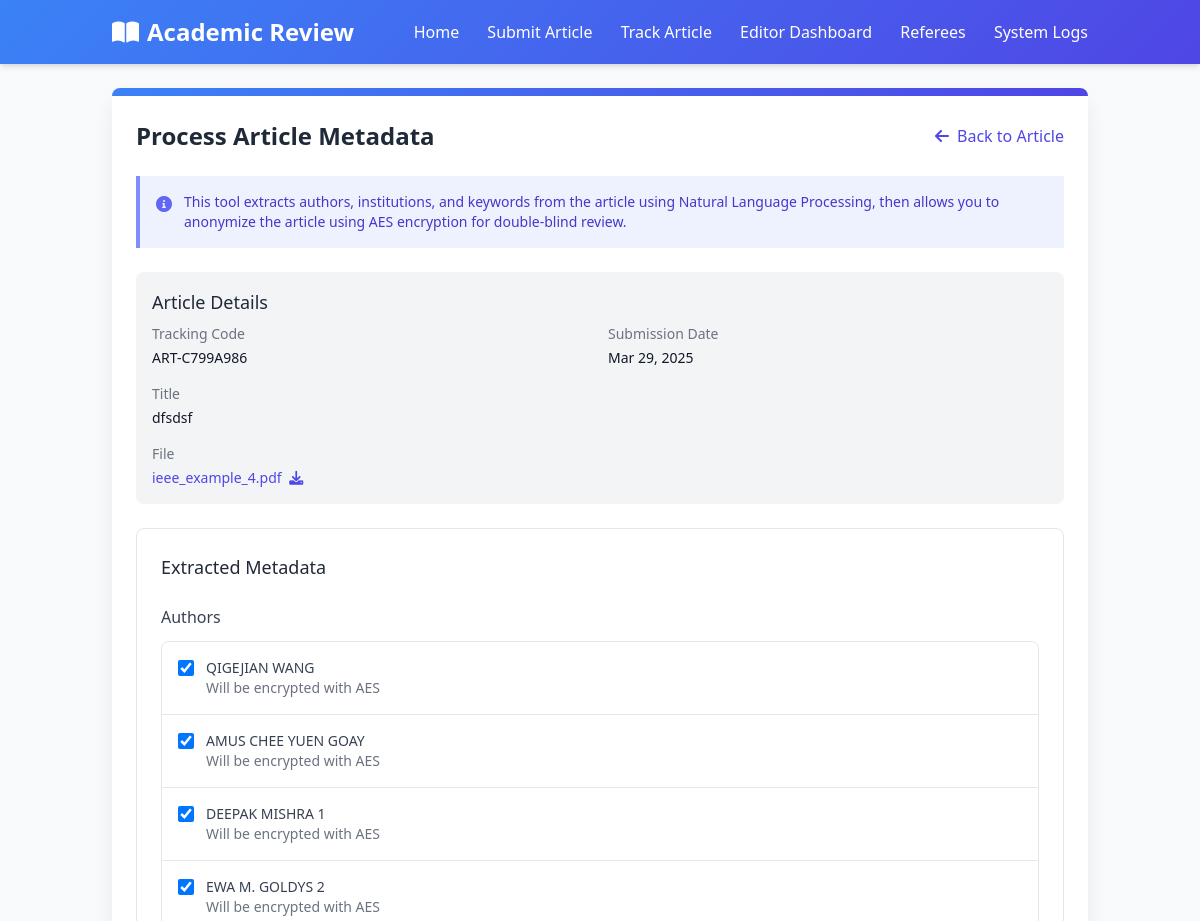
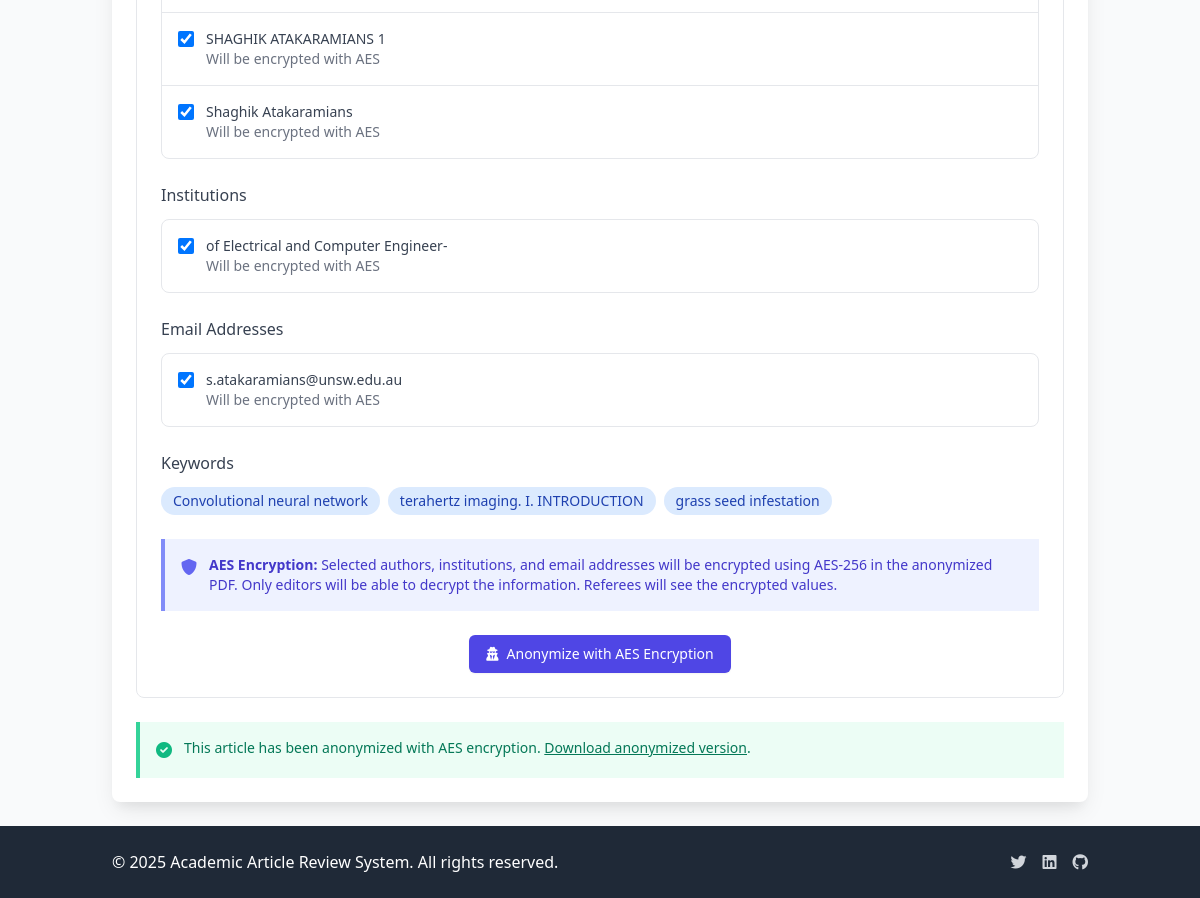
/editor/article/21/metadata/, run on the app's committed database (2 pictures, top to bottom).
### articles/models.py (models this page shows, shortened)
class Article(models.Model):
    STATUS_CHOICES = (
        ('submitted', 'Submitted'),
        ('under_review', 'Under Review'),
        ('revision_required', 'Revision Required'),
        ('accepted', 'Accepted'),
        ('rejected', 'Rejected'),
    )
    title = models.CharField(max_length=255, null=True, blank=True)
    tracking_code = models.CharField(max_length=20, unique=True, editable=False)
    email = models.EmailField()
    file = models.FileField(upload_to='articles/')
    anonymized_file = models.FileField(upload_to='anonymized_articles/', null=True, blank=True)
    status = models.CharField(max_length=50, choices=STATUS_CHOICES, default='submitted')
    submission_date = models.DateTimeField(auto_now_add=True)
    last_updated = models.DateTimeField(auto_now=True)
    referee = models.ForeignKey('Referee', on_delete=models.SET_NULL, null=True, blank=True, related_name='assigned_articles')
    extracted_authors = models.TextField(blank=True, null=True, help_text="Automatically extracted author names")
    extracted_institutions = models.TextField(blank=True, null=True, help_text="Automatically extracted institutions")
    extracted_keywords = models.TextField(blank=True, null=True, help_text="Automatically extracted keywords")
    extracted_emails = models.TextField(blank=True, null=True, help_text="Automatically extracted email addresses")
    anonymization_map = models.TextField(blank=True, null=True, help_text="JSON mapping of original text to encrypted text")
    anonymization_key = models.CharField(max_length=128, blank=True, null=True, help_text="Encryption key for anonymization")
    is_anonymized = models.BooleanField(default=False, help_text="Whether the article has been anonymized")
    def get_extracted_authors_list(self):
        if self.extracted_authors:
            return self.extracted_authors.split('|')
        return []
    def get_extracted_institutions_list(self):
        if self.extracted_institutions:
            return self.extracted_institutions.split('|')
        return []
    def get_extracted_keywords_list(self):
        if self.extracted_keywords:
            return self.extracted_keywords.split('|')
        return []
    def get_extracted_emails_list(self):
        if self.extracted_emails:
            return self.extracted_emails.split('|')
        return []

### articles/views.py (the view, shortened to what this page needs)
# urls.py: path('editor/article/<int:article_id>/metadata/', views.process_article_metadata, name='process_article_metadata'),
def process_article_metadata(request, article_id):
    article = get_object_or_404(Article, id=article_id)
    context = {
        'article': article,
        'authors': article.get_extracted_authors_list(),
        'institutions': article.get_extracted_institutions_list(),
        'keywords': article.get_extracted_keywords_list(),
        'emails': article.get_extracted_emails_list()
    }
    return render(request, 'articles/editor/process_metadata.html', context)

### templates/articles/editor/process_metadata.html (shortened to what this page needs)
{% extends 'articles/base.html' %}
{% load crispy_forms_tags %}
{% block content %}
<div class="max-w-5xl mx-auto">
    <div class="bg-white rounded-lg shadow-card overflow-hidden">
        <div class="gradient-bg h-2"></div>
        <div class="p-6">
            <div class="flex justify-between items-center mb-6">
                <h1 class="text-2xl font-bold text-gray-800">Process Article Metadata</h1>
                <a href="{% url 'editor_review' article.id %}" class="text-indigo-600 hover:text-indigo-900">
                    <i class="fas fa-arrow-left mr-1"></i> Back to Article
                </a>
            </div>
            <div class="bg-indigo-50 border-l-4 border-indigo-400 p-4 mb-6">
                <div class="flex">
                    <div class="flex-shrink-0">
                        <i class="fas fa-info-circle text-indigo-500"></i>
                    </div>
                    <div class="ml-3">
                        <p class="text-sm text-indigo-700">
                            This tool extracts authors, institutions, and keywords from the article using Natural Language Processing,
                            then allows you to anonymize the article using AES encryption for double-blind review.
                        </p>
                    </div>
                </div>
            </div>
            <div class="bg-gray-100 p-4 rounded-lg mb-6">
                <h2 class="text-lg font-medium text-gray-800 mb-2">Article Details</h2>
                <dl class="grid grid-cols-1 gap-x-4 gap-y-4 sm:grid-cols-2">
                    <div class="sm:col-span-1">
                        <dt class="text-sm font-medium text-gray-500">Tracking Code</dt>
                        <dd class="mt-1 text-sm text-gray-900">{{ article.tracking_code }}</dd>
                    </div>
                    <div class="sm:col-span-1">
                        <dt class="text-sm font-medium text-gray-500">Submission Date</dt>
                        <dd class="mt-1 text-sm text-gray-900">{{ article.submission_date|date:"M d, Y" }}</dd>
                    </div>
                    {% if article.title %}
                    <div class="sm:col-span-2">
                        <dt class="text-sm font-medium text-gray-500">Title</dt>
                        <dd class="mt-1 text-sm text-gray-900">{{ article.title }}</dd>
                    </div>
                    {% endif %}
                    <div class="sm:col-span-2">
                        <dt class="text-sm font-medium text-gray-500">File</dt>
                        <dd class="mt-1 text-sm text-gray-900">
                            <a href="{% url 'download_article' article.id %}" class="text-indigo-600 hover:text-indigo-900">
                                {{ article.file.name|slice:"9:" }}
                                <i class="fas fa-download ml-1"></i>
                            </a>
                        </dd>
                    </div>
                </dl>
            </div>
            {% if not authors and not institutions and not keywords %}
            <div class="bg-white border border-gray-200 rounded-lg p-6 mb-6">
                <h2 class="text-lg font-medium text-gray-800 mb-4">Extract Metadata</h2>
                <p class="text-sm text-gray-600 mb-4">
                    Click the button below to extract authors, institutions, and keywords from the article
                    using Natural Language Processing.
                </p>
                <form method="post">
                    {% csrf_token %}
                    <input type="hidden" name="action" value="extract">
                    <div class="flex justify-center">
                        <button type="submit" class="inline-flex items-center px-4 py-2 border border-transparent text-sm font-medium rounded-md shadow-sm text-white bg-indigo-600 hover:bg-indigo-700 focus:outline-none focus:ring-2 focus:ring-offset-2 focus:ring-indigo-500">
                            <i class="fas fa-magic mr-2"></i> Extract Metadata
                        </button>
                    </div>
                </form>
            </div>
            {% else %}
            <div class="bg-white border border-gray-200 rounded-lg p-6 mb-6">
                <h2 class="text-lg font-medium text-gray-800 mb-4">Extracted Metadata</h2>
                <form method="post" class="space-y-6">
                    <div>
                        <h3 class="text-md font-medium text-gray-700 mb-3">Authors</h3>
                        {% if authors %}
                        <div class="bg-white rounded-lg border border-gray-200 overflow-hidden">
                            <ul class="divide-y divide-gray-200">
                                {% for author in authors %}
                                <li class="p-4">
                                    <div class="flex items-start">
                                        <div class="flex items-center h-5">
                                            <input id="author-{{ forloop.counter }}" name="authors" value="{{ author }}" type="checkbox" checked class="focus:ring-indigo-500 h-4 w-4 text-indigo-600 border-gray-300 rounded">
                                        </div>
                                        <div class="ml-3 text-sm">
                                            <label for="author-{{ forloop.counter }}" class="font-medium text-gray-700">{{ author }}</label>
                                            <p class="text-gray-500">Will be encrypted with AES</p>
                                        </div>
                                    </div>
                                </li>
                                {% endfor %}
                            </ul>
                        </div>
                        {% else %}
                        <p class="text-sm text-gray-500">No authors detected.</p>
                        {% endif %}
                    </div>
                    <div>
                        <h3 class="text-md font-medium text-gray-700 mb-3">Institutions</h3>
                        {% if institutions %}
                        <div class="bg-white rounded-lg border border-gray-200 overflow-hidden">
                            <ul class="divide-y divide-gray-200">
                                {% for institution in institutions %}
                                <li class="p-4">
                                    <div class="flex items-start">
                                        <div class="flex items-center h-5">
                                            <input id="institution-{{ forloop.counter }}" name="institutions" value="{{ institution }}" type="checkbox" checked class="focus:ring-indigo-500 h-4 w-4 text-indigo-600 border-gray-300 rounded">
                                        </div>
                                        <div class="ml-3 text-sm">
                                            <label for="institution-{{ forloop.counter }}" class="font-medium text-gray-700">{{ institution }}</label>
                                            <p class="text-gray-500">Will be encrypted with AES</p>
                                        </div>
                                    </div>
                                </li>
                                {% endfor %}
                            </ul>
                        </div>
                        {% else %}
                        <p class="text-sm text-gray-500">No institutions detected.</p>
                        {% endif %}
                    </div>
                    <div>
                        <h3 class="text-md font-medium text-gray-700 mb-3">Email Addresses</h3>
                        {% if emails %}
                        <div class="bg-white rounded-lg border border-gray-200 overflow-hidden">
                            <ul class="divide-y divide-gray-200">
                                {% for email in emails %}
                                <li class="p-4">
                                    <div class="flex items-start">
                                        <div class="flex items-center h-5">
                                            <input id="email-{{ forloop.counter }}" name="emails" value="{{ email }}" type="checkbox" checked class="focus:ring-indigo-500 h-4 w-4 text-indigo-600 border-gray-300 rounded">
                                        </div>
                                        <div class="ml-3 text-sm">
                                            <label for="email-{{ forloop.counter }}" class="font-medium text-gray-700">{{ email }}</label>
                                            <p class="text-gray-500">Will be encrypted with AES</p>
                                        </div>
                                    </div>
                                </li>
                                {% endfor %}
                            </ul>
                        </div>
                        {% else %}
                        <p class="text-sm text-gray-500">No email addresses detected.</p>
                        {% endif %}
                    </div>
                    <div>
                        <h3 class="text-md font-medium text-gray-700 mb-3">Keywords</h3>
                        {% if keywords %}
                        <div class="flex flex-wrap gap-2">
                            {% for keyword in keywords %}
                            <span class="inline-flex items-center px-3 py-1 rounded-full text-sm font-medium bg-blue-100 text-blue-800">
                                {{ keyword }}
                            </span>
                            {% endfor %}
                        </div>
                        {% else %}
                        <p class="text-sm text-gray-500">No keywords detected.</p>
                        {% endif %}
                    </div>
                    <div class="bg-indigo-50 border-l-4 border-indigo-400 p-4 mb-4">
                        <div class="flex">
                            <div class="flex-shrink-0">
                                <i class="fas fa-shield-alt text-indigo-500"></i>
                            </div>
                            <div class="ml-3">
                                <p class="text-sm text-indigo-700">
                                    <strong>AES Encryption:</strong> Selected authors, institutions, and email addresses will be encrypted using AES-256
                                    in the anonymized PDF. Only editors will be able to decrypt the information. Referees will see
                                    the encrypted values.
                                </p>
                            </div>
                        </div>
                    </div>
                    <div class="flex justify-center">
                        <button type="submit" class="inline-flex items-center px-4 py-2 border border-transparent text-sm font-medium rounded-md shadow-sm text-white bg-indigo-600 hover:bg-indigo-700 focus:outline-none focus:ring-2 focus:ring-offset-2 focus:ring-indigo-500">
                            <i class="fas fa-user-secret mr-2"></i> Anonymize with AES Encryption
                        </button>
                    </div>
                </form>
            </div>
            {% endif %}
            {% if article.is_anonymized %}
            <div class="bg-green-50 border-l-4 border-green-400 p-4 mt-6">
                <div class="flex">
                    <div class="flex-shrink-0">
                        <i class="fas fa-check-circle text-green-500"></i>
                    </div>
                    <div class="ml-3">
                        <p class="text-sm text-green-700">
                            This article has been anonymized with AES encryption. <a href="{% url 'download_anonymized_article' article.id %}" class="font-medium underline">Download anonymized version</a>.
                        </p>
                    </div>
                </div>
            </div>
            {% endif %}
        </div>
    </div>
</div>
{% endblock %}

### templates/articles/base.html (style rules this page uses)
.gradient-bg { background: linear-gradient(135deg, #3b82f6 0%, #4f46e5 100%); }
.shadow-card { box-shadow: 0 10px 25px -5px rgba(0, 0, 0, 0.1), 0 10px 10px -5px rgba(0, 0, 0, 0.04); }

### data on the page
Article: tracking_code "ART-C799A986", submission_date "Mar 29, 2025", title "dfsdsf", file.name "ieee_example_4.pdf", institutions "of Electrical and Computer Engineer-", emails "s.atakaramians@unsw.edu.au"

### other printed values
{{ author }} "QIGEJIAN WANG" "AMUS CHEE YUEN GOAY" "DEEPAK MISHRA 1" "EWA M. GOLDYS 2" "SHAGHIK ATAKARAMIANS 1" "Shaghik Atakaramians"
{{ keyword }} "Convolutional neural network" "terahertz imaging. I. INTRODUCTION" "grass seed infestation"
